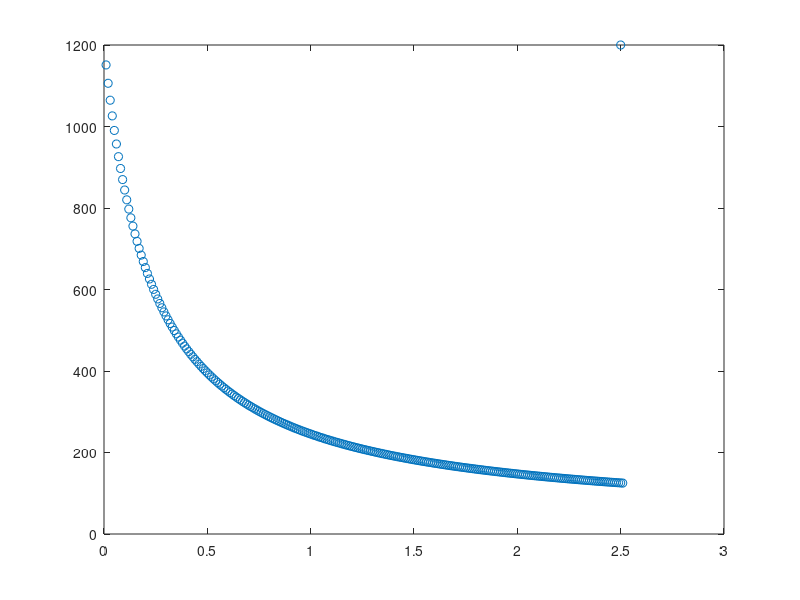

MATLAB code for this plot:
function zad3()
    y=[ 1200
        25 ];
    krok=0.001;
    t=0:krok:7;
    
    temperatury=[1200];
    masy_wody=[2.5];
    mw=0;
    wymagana_temperatura=125;
    for j = 1:99999999
        mw = mw + 0.01;
        temperatura=0;
        for i = 1:length(t)-1
            obliczone=y(:,i) + krok * f(t(i), y(:,i),mw);
            temperatura=obliczone(1);
            y(:,i+1)=obliczone;
        end
        temperatury = [temperatury temperatura];
        masy_wody = [masy_wody mw];
        if (temperatura <= wymagana_temperatura) 
            break
        end
    end
        
    plot(masy_wody, temperatury, 'o');
    % plot(t, y(1,:), t, y(2,:));
end

% Temperatura początkowa pręta powinna miec 1200 stopni C
% Temperatura oleju chłodzącego powinna mieć 25 stopni C

function dy = f(t, y, mw)
    Tb=y(1);
    Tw=y(2);
    cb=3.85; % pojemnośc cieplna metalu pręta
    A=0.0109; % powierzchnia pręta
    cw=4.1813; % pojemność cieplna 
    h=78; % współczynnik przewodnictwa cieplnego
    mb=0.25; % masa pręta

    dy=[
        ((Tw-Tb)*h*A)/(mb*cb)
        ((Tb-Tw)*h*A)/(mw*cw)
        ];    
end